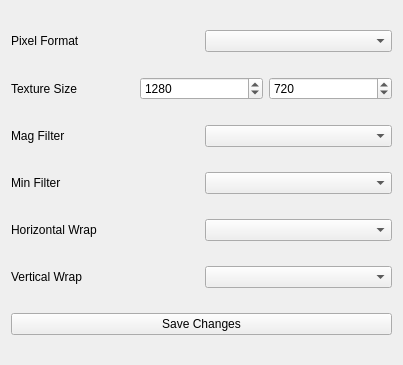
<?xml version="1.0" encoding="UTF-8"?>
<ui version="4.0">
 <class>RenderTextureDataView</class>
 <widget class="QWidget" name="RenderTextureDataView">
  <property name="geometry">
   <rect>
    <x>0</x>
    <y>0</y>
    <width>403</width>
    <height>365</height>
   </rect>
  </property>
  <property name="sizePolicy">
   <sizepolicy hsizetype="Maximum" vsizetype="Preferred">
    <horstretch>0</horstretch>
    <verstretch>0</verstretch>
   </sizepolicy>
  </property>
  <property name="maximumSize">
   <size>
    <width>518</width>
    <height>16777215</height>
   </size>
  </property>
  <property name="windowTitle">
   <string>Form</string>
  </property>
  <layout class="QGridLayout" name="gridLayout_2">
   <item row="4" column="0">
    <layout class="QHBoxLayout" name="horizontalLayout_5">
     <item>
      <widget class="QLabel" name="label_5">
       <property name="enabled">
        <bool>true</bool>
       </property>
       <property name="text">
        <string>Min Filter</string>
       </property>
      </widget>
     </item>
     <item>
      <widget class="QComboBox" name="minFilter">
       <property name="enabled">
        <bool>true</bool>
       </property>
      </widget>
     </item>
    </layout>
   </item>
   <item row="5" column="0">
    <layout class="QHBoxLayout" name="horizontalLayout_6">
     <item>
      <widget class="QLabel" name="label_6">
       <property name="enabled">
        <bool>true</bool>
       </property>
       <property name="layoutDirection">
        <enum>Qt::LeftToRight</enum>
       </property>
       <property name="text">
        <string>Horizontal Wrap</string>
       </property>
      </widget>
     </item>
     <item>
      <widget class="QComboBox" name="horizontalWrap">
       <property name="enabled">
        <bool>true</bool>
       </property>
      </widget>
     </item>
    </layout>
   </item>
   <item row="1" column="0">
    <layout class="QHBoxLayout" name="horizontalLayout_3">
     <item>
      <widget class="QLabel" name="label_3">
       <property name="enabled">
        <bool>true</bool>
       </property>
       <property name="text">
        <string>Pixel Format</string>
       </property>
      </widget>
     </item>
     <item>
      <widget class="QComboBox" name="texturePixelFormat">
       <property name="enabled">
        <bool>true</bool>
       </property>
      </widget>
     </item>
    </layout>
   </item>
   <item row="6" column="0">
    <layout class="QHBoxLayout" name="horizontalLayout_7">
     <item>
      <widget class="QLabel" name="label_7">
       <property name="enabled">
        <bool>true</bool>
       </property>
       <property name="text">
        <string>Vertical Wrap</string>
       </property>
      </widget>
     </item>
     <item>
      <widget class="QComboBox" name="verticalWrap">
       <property name="enabled">
        <bool>true</bool>
       </property>
      </widget>
     </item>
    </layout>
   </item>
   <item row="9" column="0">
    <widget class="QPushButton" name="saveChanges">
     <property name="enabled">
      <bool>true</bool>
     </property>
     <property name="text">
      <string>Save Changes</string>
     </property>
    </widget>
   </item>
   <item row="3" column="0">
    <layout class="QHBoxLayout" name="horizontalLayout_4">
     <item>
      <widget class="QLabel" name="label_4">
       <property name="enabled">
        <bool>true</bool>
       </property>
       <property name="text">
        <string>Mag Filter</string>
       </property>
      </widget>
     </item>
     <item>
      <widget class="QComboBox" name="magFilter">
       <property name="enabled">
        <bool>true</bool>
       </property>
      </widget>
     </item>
    </layout>
   </item>
   <item row="2" column="0">
    <layout class="QHBoxLayout" name="horizontalLayout">
     <item>
      <widget class="QLabel" name="label">
       <property name="enabled">
        <bool>true</bool>
       </property>
       <property name="text">
        <string>Texture Size</string>
       </property>
      </widget>
     </item>
     <item>
      <widget class="QSpinBox" name="Width">
       <property name="enabled">
        <bool>true</bool>
       </property>
       <property name="minimum">
        <number>1</number>
       </property>
       <property name="maximum">
        <number>2048</number>
       </property>
       <property name="value">
        <number>1280</number>
       </property>
      </widget>
     </item>
     <item>
      <widget class="QSpinBox" name="Height">
       <property name="enabled">
        <bool>true</bool>
       </property>
       <property name="minimum">
        <number>1</number>
       </property>
       <property name="maximum">
        <number>2048</number>
       </property>
       <property name="value">
        <number>720</number>
       </property>
      </widget>
     </item>
    </layout>
   </item>
  </layout>
 </widget>
 <resources/>
 <connections/>
 <slots>
  <slot>addTexture()</slot>
 </slots>
</ui>
